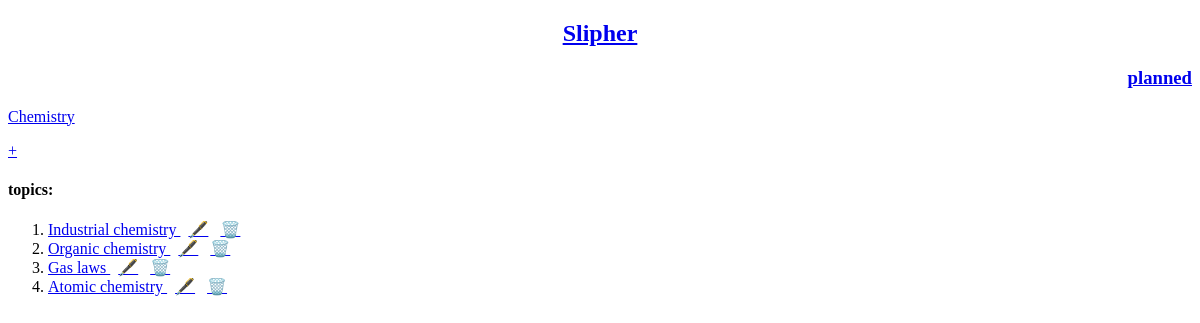
Before: /subject/3/topic with the older database file.
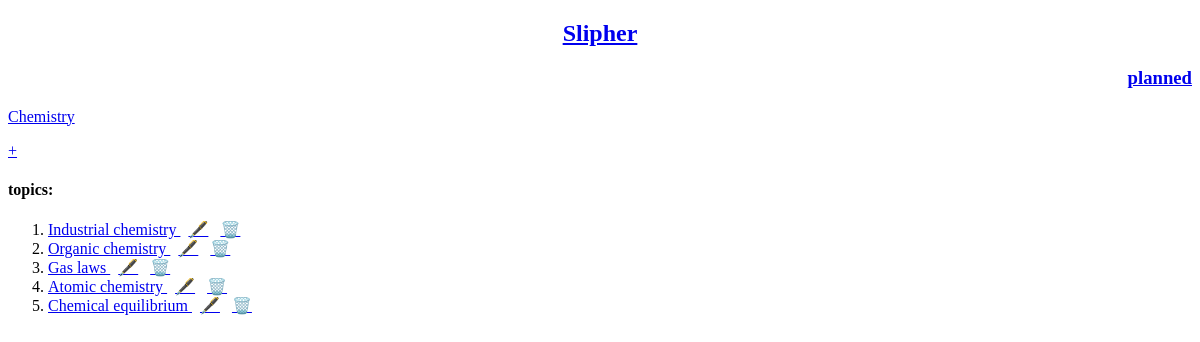
After: the same page with the newer database file.
### Subjects/models.py (models this page shows)
class Subjects(models.Model):
    subject_name = models.CharField(max_length=500)
    rating = models.FloatField(validators=[MinValueValidator(0.0), MaxValueValidator(5.0)])
    def __str__(self):
        return self.subject_name

class Topics(models.Model):
    subject = models.ForeignKey(Subjects,on_delete=models.CASCADE,related_name="topic")
    topic_name = models.CharField(max_length=500)
    rating = models.FloatField(validators=[MinValueValidator(0.0), MaxValueValidator(5.0)])
    class Meta:
        unique_together = ("topic_name","subject")
    def __str__(self):
        return self.topic_name

### Subjects/views0/topic.py (the view)
# urls.py: path("subject/<int:subject_id>/topic",views0.TopicListView.as_view(),name="topic"),
class TopicListView(ListView):
    model = models.Topics
    template_name = "Subjects/topic/topic.html"
    context_object_name = "topic_list"
    def get_queryset(self):
        subject = get_object_or_404(models.Subjects,id=self.kwargs["subject_id"])
        topic_list = subject.topic.all()
        return topic_list
    def get_context_data(self,**kwargs):
        context = super().get_context_data(**kwargs)
        context["subject"] = get_object_or_404(models.Subjects,id=self.kwargs["subject_id"])
        return context

### Subjects/templates/Subjects/topic/topic.html (shortened to what this page needs)
{% extends "Subjects/base.html" %}
{% block content %}
<p> <a href="{% url 'Subjects:subject' %}">{{ subject }}</a> </p>
<p> <a href="{% url 'Subjects:new_topic' subject.id %}">+</a><p>
{% if topic_list %}
<h4>topics: </h4>
<ol>
	{% for topic in topic_list %}
	<li>
	    <a href="{% url 'Subjects:subtopic' topic_id=topic.id subject_id=subject.id %}"> {{ topic }} </a>
	    <a href="{% url 'Subjects:edit_topic' topic_id=topic.id subject_id=subject.id %}">🖋️</a>
	    <a href="{% url 'Subjects:delete_topic' subject_id=subject.id topic_id=topic.id %}">🗑️</a>
	</li>
	{% endfor %}
</ol>
{% else %}
<p> {{ subject }} has no topic </p>
{% endif %}
{% endblock content %}

### Subjects/templates/Subjects/base.html (shortened to what this page needs)
{% load static %}
<!DOCTYPE html>
<html lang="en">
<head>
    <link rel="stylesheet" href="{% static 'Subjects/popup.css' %}">
</head>
<body>
	<h2 align='center'><a href="{% url 'Subjects:slipher' %}" >Slipher</a></h2>
	<h3 align='right'><a href="{% url 'Subjects:planned_subject' %}">planned</a></h3>
    {% block content %}{% endblock content %}
</body>
</html>

Changed rows visible on the page:
added Topics: topic_name "Chemical equilibrium"
